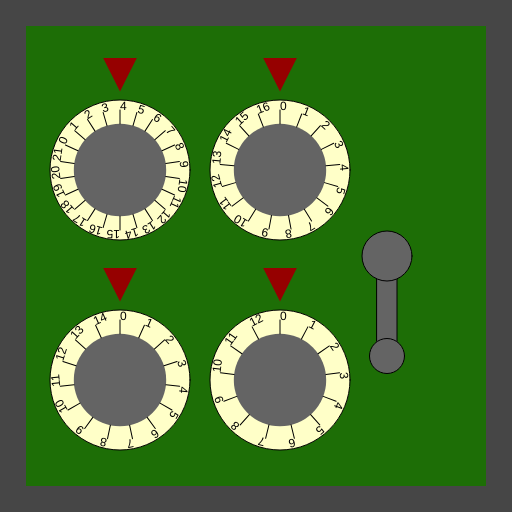
Frame 1 (no input)
Frame 60 (no input): identical to frame 1, image omitted
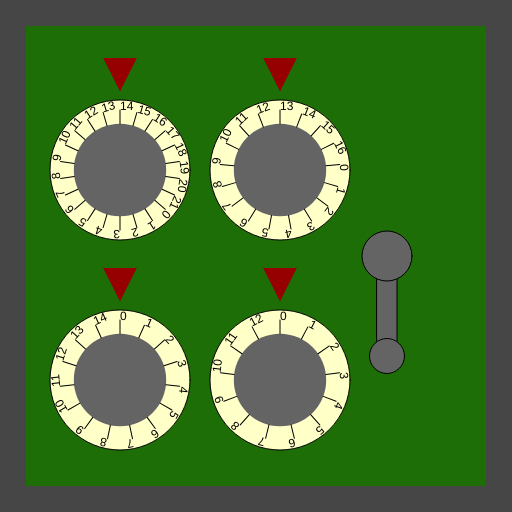
Frame 120 (the mouse pressed at the canvas centre since frame 60)

The p5.js sketch that drew these frames (run headless with seeded random() and noise() and a simulated clock; from frame 60 on, the mouse is pressed at the canvas centre):

// p5.js sketch
// ── sketch.js
/*

Officer: 5031189
CaseNum: 303-2-95663756-5031189

Case 303 - The Case of the Crooked Attorney
Stage 3 - The Gates Bank

I’ve made an appointment for you at the Gates Bank to retrieve your safe deposit box from the vault.
Actually you will break into Torvalds’ one.

Crack the safe by doing the following:

	Whilst the mouse is moving:
	- Make ClassifiedLockerKey_0 equal to the value of mouseX
	- Use the 'max' function to prevent ClassifiedLockerKey_0 from falling below 4

	When any key is released:
	- Increment ClassifiedLockerKey_1 by 3
	- Use the 'constrain' function to prevent ClassifiedLockerKey_1 from falling below 3 and going above 11

	When the mouse button is pressed:
	- Make ClassifiedLockerKey_2 equal to the value of mouseX
	- Use the 'constrain' function to prevent ClassifiedLockerKey_2 from falling below 1 and going above 13

	When any key is pressed:
	- Increment ClassifiedLockerKey_3 by 1
	- Use the 'min' function to prevent ClassifiedLockerKey_3 from going above 9

	When the mouse button is released:
	- Make ClassifiedLockerKey_4 equal to the value of mouseY
	- Use the 'min' function to prevent ClassifiedLockerKey_4 from going above 78



This time you'll need to create the relevant event handlers yourself.

There are many possible ways of investigating this case, but you
should use ONLY the following commands:

	- The assignment operator aka. the equals sign !
	- mouseX, mouseY
	- Incrementing +=
	- Decrementing -=
	- min, max
	- constrain

*/

//declare the variables

var ClassifiedLockerKey_0;
var ClassifiedLockerKey_1;
var ClassifiedLockerKey_2;
var ClassifiedLockerKey_3;
var ClassifiedLockerKey_4;

function preload() {
   //IMAGES WILL BE LOADED HERE
}

function setup() {
   createCanvas(512, 512);

   //initialise the variables
   ClassifiedLockerKey_0 = 0;
   ClassifiedLockerKey_1 = 0;
   ClassifiedLockerKey_2 = 0;
   ClassifiedLockerKey_3 = 0;
   ClassifiedLockerKey_4 = 0;
}

///////////////////EVENT HANDLERS///////////////////
function mouseMoved() {
   ClassifiedLockerKey_0 = max(4, mouseX);
}

function keyReleased() {
   ClassifiedLockerKey_1 += 3;
   ClassifiedLockerKey_1 = constrain(ClassifiedLockerKey_1, 3, 11);
}

function mousePressed() {
   ClassifiedLockerKey_2 = mouseX;
   ClassifiedLockerKey_2 = constrain(ClassifiedLockerKey_2, 1, 13);
}

function keyPressed() {
   ClassifiedLockerKey_3 += 1;
   ClassifiedLockerKey_3 = min(ClassifiedLockerKey_3, 9);
}

function mouseReleased() {
   ClassifiedLockerKey_4 = mouseY;
   ClassifiedLockerKey_4 = min(ClassifiedLockerKey_4, 78);
}

//Create event handlers here to open the safe ...

///////////////DO NOT CHANGE CODE BELOW THIS POINT///////////////////

function draw() {
   //Draw the safe door
   background(70);
   noStroke();
   fill(29, 110, 6);
   rect(26, 26, width - 52, width - 52);

   //Draw the combination dials
   push();
   translate(120, 170);
   drawDial(140, ClassifiedLockerKey_0, 22);
   pop();

   push();
   translate(120, 380);
   drawDial(140, ClassifiedLockerKey_1, 15);
   pop();

   push();
   translate(280, 170);
   drawDial(140, ClassifiedLockerKey_2, 17);
   pop();

   push();
   translate(280, 380);
   drawDial(140, ClassifiedLockerKey_3, 13);
   pop();

   //Draw the lever
   push();
   translate(width - 125, 256);
   drawLever(ClassifiedLockerKey_4);
   pop();
}

function drawDial(diameter, num, maxNum) {
   //the combination lock

   var r = diameter * 0.5;
   var p = r * 0.6;

   stroke(0);
   fill(255, 255, 200);
   ellipse(0, 0, diameter, diameter);
   fill(100);
   noStroke();
   ellipse(0, 0, diameter * 0.66, diameter * 0.66);
   fill(150, 0, 0);
   triangle(-p * 0.4, -r - p, p * 0.4, -r - p, 0, -r - p / 5);

   noStroke();

   push();
   var inc = 360 / maxNum;

   rotate(radians(-num * inc));
   for (var i = 0; i < maxNum; i++) {
      push();
      rotate(radians(i * inc));
      stroke(0);
      line(0, -r * 0.66, 0, -(r - 10));
      noStroke();
      fill(0);
      text(i, 0, -(r - 10));
      pop();
   }

   pop();
}

function drawLever(rot) {
   push();
   rotate(radians(-rot));
   stroke(0);
   fill(100);
   rect(-10, 0, 20, 100);
   ellipse(0, 0, 50, 50);
   ellipse(0, 100, 35, 35);
   pop();
}
